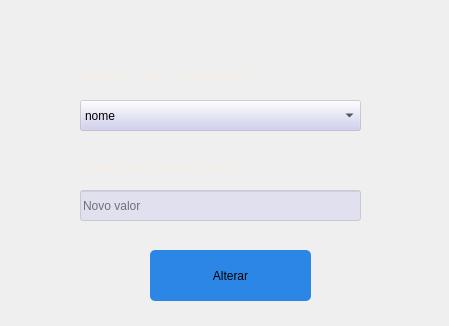
<?xml version="1.0" encoding="UTF-8"?>
<ui version="4.0">
 <class>telaAlterarPassagem</class>
 <widget class="QMainWindow" name="telaAlterarPassagem">
  <property name="geometry">
   <rect>
    <x>0</x>
    <y>0</y>
    <width>449</width>
    <height>326</height>
   </rect>
  </property>
  <property name="minimumSize">
   <size>
    <width>449</width>
    <height>326</height>
   </size>
  </property>
  <property name="maximumSize">
   <size>
    <width>449</width>
    <height>326</height>
   </size>
  </property>
  <property name="windowTitle">
   <string>Alterar Cliente</string>
  </property>
  <property name="styleSheet">
   <string notr="true">#telaAlterarPassagem
{
background-image: url(:/fundos/fundo3.jpg);
}
#label
{
color: rgb(247, 238, 229);
font: 11pt &quot;Noto Serif Malayalam&quot;;
}

#comboBoxOpcoes
{
font: 11pt &quot;Noto Serif Malayalam&quot;;
background-color: rgba(201, 201, 238, 100);
}

#label_2
{
color: rgb(247, 238, 229);
font: 11pt &quot;Noto Serif Malayalam&quot;;
}
#campoNovoValor
{
font: 10pt &quot;Noto Serif Malayalam&quot;;
background-color: rgba(201, 201, 238, 100);
}

#botaoAlterar
{
border-radius:5px;
background-color: rgb(44, 134, 230);
font: 11pt &quot;Noto Serif Malayalam&quot;;
}
#botaoAlterar:hover
{
border-radius:5px;
background-color: rgb(140, 236, 241);
font: 11pt &quot;Noto Serif Malayalam&quot;;
}</string>
  </property>
  <widget class="QWidget" name="centralwidget">
   <widget class="QPushButton" name="botaoAlterar">
    <property name="geometry">
     <rect>
      <x>150</x>
      <y>250</y>
      <width>161</width>
      <height>51</height>
     </rect>
    </property>
    <property name="text">
     <string>Alterar</string>
    </property>
   </widget>
   <widget class="QLineEdit" name="campoNovoValor">
    <property name="geometry">
     <rect>
      <x>80</x>
      <y>190</y>
      <width>281</width>
      <height>31</height>
     </rect>
    </property>
    <property name="placeholderText">
     <string>Novo valor</string>
    </property>
   </widget>
   <widget class="QComboBox" name="comboBoxOpcoes">
    <property name="geometry">
     <rect>
      <x>80</x>
      <y>100</y>
      <width>281</width>
      <height>31</height>
     </rect>
    </property>
    <item>
     <property name="text">
      <string>nome</string>
     </property>
    </item>
    <item>
     <property name="text">
      <string>numIdentidade</string>
     </property>
    </item>
    <item>
     <property name="text">
      <string>cpf</string>
     </property>
    </item>
    <item>
     <property name="text">
      <string>email</string>
     </property>
    </item>
    <item>
     <property name="text">
      <string>banco</string>
     </property>
    </item>
   </widget>
   <widget class="QLabel" name="label">
    <property name="geometry">
     <rect>
      <x>80</x>
      <y>70</y>
      <width>281</width>
      <height>16</height>
     </rect>
    </property>
    <property name="text">
     <string>Escolha o campo a ser alterado:</string>
    </property>
   </widget>
   <widget class="QLabel" name="label_2">
    <property name="geometry">
     <rect>
      <x>80</x>
      <y>160</y>
      <width>271</width>
      <height>17</height>
     </rect>
    </property>
    <property name="text">
     <string>Digite o novo valor do campo:</string>
    </property>
   </widget>
  </widget>
 </widget>
 <resources>
  <include location="../recursos/recursos.qrc"/>
 </resources>
 <connections/>
</ui>
